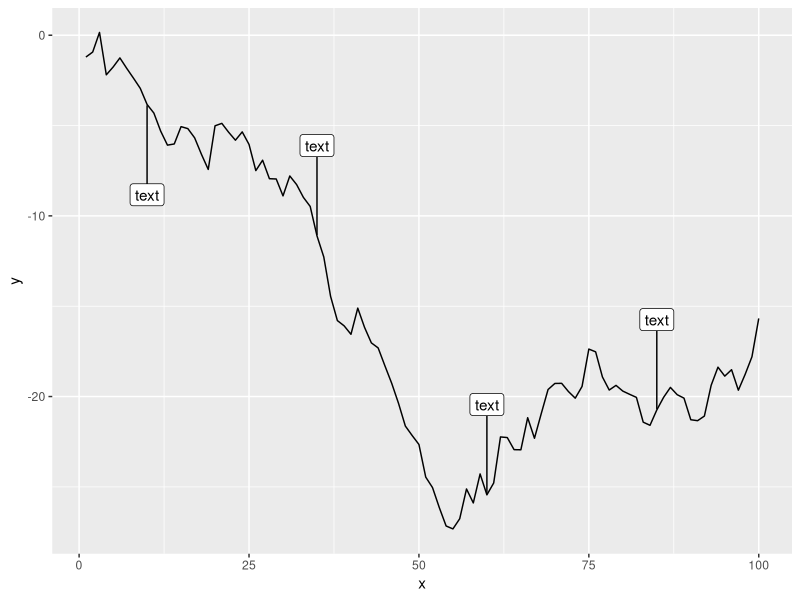

R code for this plot:
## ---- chunk 1
library(tidyverse)
library(ggrepel)
## ---- chunk 2
set.seed(1234)

data <- tibble(x = seq_len(100),
               y = cumsum(rnorm(100)))
## ---- chunk 3
anno_data <- data %>%
  filter(x %% 25 == 10) %>%
  mutate(text = "text")
## ---- chunk 4
data %>%
  ggplot(aes(x, y)) +
  geom_line() +
  geom_label_repel(aes(label = text), 
                   data = anno_data,
                   direction = "y",
                   nudge_y = c(-5, 5, 5, 5))
